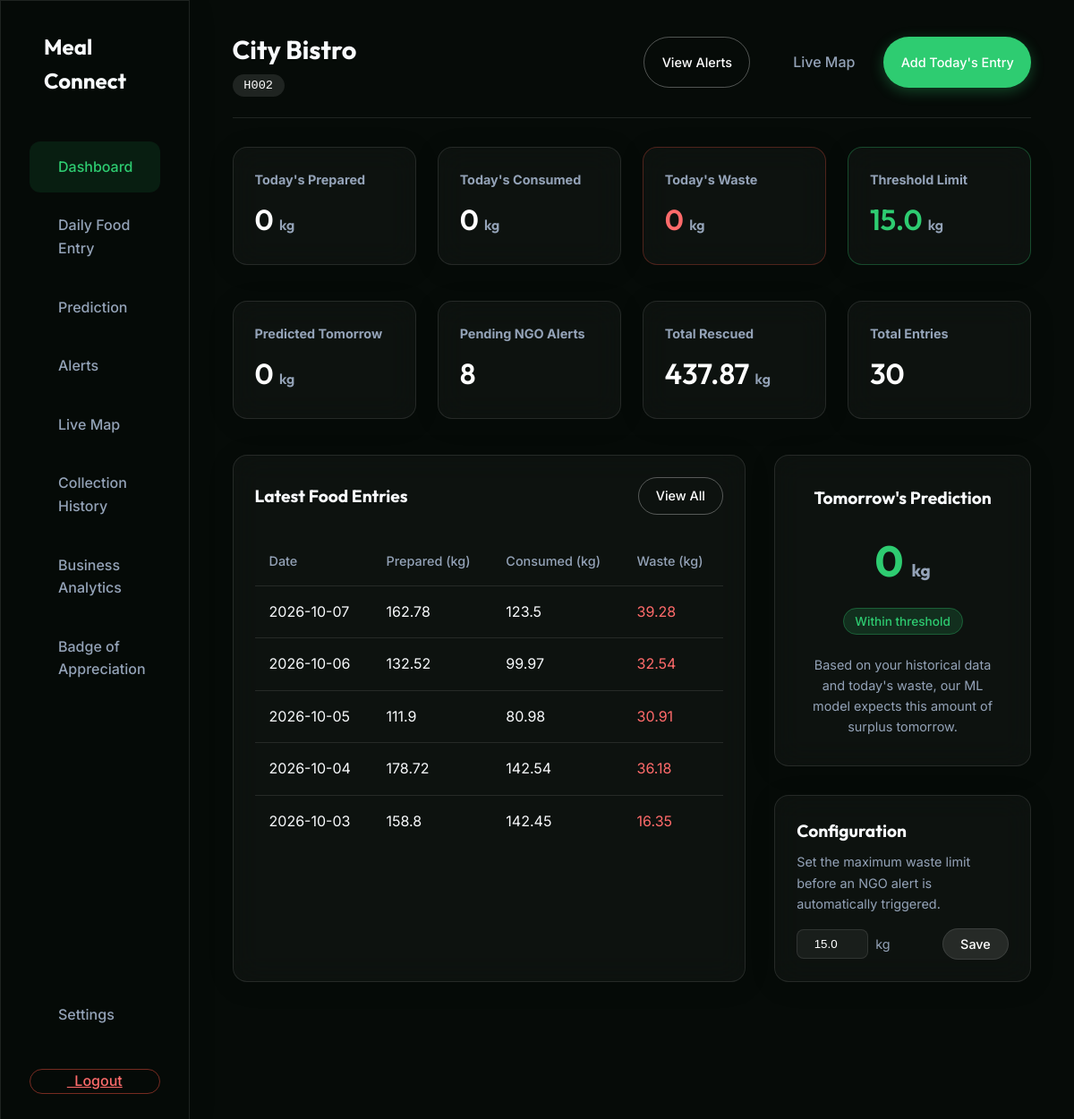
Page /dashboard (signed in) on the committed database.
### tables this page shows
CREATE TABLE hotels (
                id TEXT PRIMARY KEY,
                hotel_name TEXT NOT NULL,
                owner_name TEXT NOT NULL,
                email TEXT UNIQUE NOT NULL,
                phone TEXT NOT NULL,
                hotel_type TEXT NOT NULL,
                address TEXT NOT NULL,
                password_hash TEXT NOT NULL,
                threshold_kg REAL DEFAULT 20.0
            , status TEXT DEFAULT 'Approved', lat REAL, lon REAL, guest_count INTEGER DEFAULT 100, email_notifications BOOLEAN DEFAULT 1);

CREATE TABLE food_entries (
                id INTEGER PRIMARY KEY AUTOINCREMENT,
                hotel_id TEXT NOT NULL,
                entry_date DATE NOT NULL,
                prepared_kg REAL NOT NULL,
                consumed_kg REAL NOT NULL,
                waste_kg REAL NOT NULL,
                notes TEXT,
                FOREIGN KEY(hotel_id) REFERENCES hotels(id)
            );

### app.py (the view)
@app.route('/dashboard')
@login_required
def dashboard():
    hotel_id = session.get('hotel_id')
    with get_db() as conn:
        cur = conn.cursor()
        cur.execute("SELECT threshold_kg FROM hotels WHERE id = ?", (hotel_id,))
        threshold = cur.fetchone()['threshold_kg']
        cur.execute("SELECT * FROM food_entries WHERE hotel_id = ? ORDER BY entry_date DESC LIMIT 5", (hotel_id,))
        recent_entries = cur.fetchall()
        import datetime
        today = datetime.date.today().isoformat()
        cur.execute("SELECT SUM(prepared_kg) as t_prep, SUM(consumed_kg) as t_cons, SUM(waste_kg) as t_waste FROM food_entries WHERE hotel_id = ? AND entry_date = ?", (hotel_id, today))
        today_stats = cur.fetchone()
        prepared = today_stats['t_prep'] or 0
        consumed = today_stats['t_cons'] or 0
        waste = today_stats['t_waste'] or 0
        cur.execute("SELECT COUNT(*) as cnt FROM food_entries WHERE hotel_id = ?", (hotel_id,))
        total_entries = cur.fetchone()['cnt']
        cur.execute("SELECT COUNT(*) as cnt FROM alerts WHERE hotel_id = ? AND status = 'Pending'", (hotel_id,))
        pending_alerts = cur.fetchone()['cnt']
        cur.execute("SELECT SUM(collected_kg) as total_coll FROM collections WHERE hotel_id = ?", (hotel_id,))
        collection_stats = cur.fetchone()
        collected = collection_stats['total_coll'] or 0
        predicted_waste = round(waste * 1.05, 1) if waste > 0 else 0
        prediction_status = "High waste expected" if predicted_waste > threshold else "Within threshold"
    return render_template('dashboard.html',
                           hotel_id=hotel_id,
                           hotel_name=session.get('hotel_name'),
                           threshold=threshold,
                           recent_entries=recent_entries,
                           prepared=prepared,
                           consumed=consumed,
                           waste=waste,
                           total_entries=total_entries,
                           pending_alerts=pending_alerts,
                           collected=collected,
                           predicted_waste=predicted_waste,
                           prediction_status=prediction_status)

### app.py (called while the page is built)
def get_db():
    conn = sqlite3.connect(DATABASE)
    conn.row_factory = sqlite3.Row
    return conn

def login_required(f):
    @wraps(f)
    def decorated_function(*args, **kwargs):
        if 'hotel_id' not in session:
            flash("Please log in to access this page.", "error")
            return redirect(url_for('login'))
        return f(*args, **kwargs)
    return decorated_function

@app.context_processor
def inject_global_vars():
    unread = 0
    if 'hotel_id' in session:
        try:
            with get_db() as conn:
                cur = conn.cursor()
                cur.execute("SELECT COUNT(*) FROM notifications WHERE user_id = ? AND is_read = 0", (session['hotel_id'],))
                row = cur.fetchone()
                if row:
                    unread = row[0]
        except:
            pass
    return dict(unread_notifications=unread)

@app.after_request
def add_header(response):
    response.cache_control.no_store = True
    response.headers['Cache-Control'] = 'no-store, no-cache, must-revalidate, post-check=0, pre-check=0, max-age=0'
    response.headers['Pragma'] = 'no-cache'
    response.headers['Expires'] = '-1'
    return response

### templates/dashboard.html (shortened to what this page needs)
<!DOCTYPE html>
<html lang="en">
<head>
  <link href="https://cdn.jsdelivr.net/npm/remixicon@3.5.0/fonts/remixicon.css" rel="stylesheet">
  <link rel="stylesheet" href="{{ url_for('static', filename='css/home.css') }}">
</head>
<body>
  <div class="sidebar glass">
    <a href="{{ url_for('index') }}" class="sidebar-logo nav-logo" style="text-decoration:none; color:inherit; display:flex; align-items:center; cursor:pointer;">
       Meal Connect
    </a>
    <ul class="nav-menu">
      <a href="#" class="nav-item active"> Dashboard</a>
      <a href="{{ url_for('food_entry') }}" class="nav-item"> Daily Food Entry</a>
      <a href="{{ url_for('prediction') }}" class="nav-item"> Prediction</a>
      <a href="{{ url_for('alerts') }}" class="nav-item"> Alerts</a>
      <a href="{{ url_for('live_map') }}" class="nav-item"> Live Map</a>
      <a href="{{ url_for('history') }}" class="nav-item"> Collection History</a>
            <a href="{{ url_for('analytics') }}" class="nav-item"> Business Analytics</a>
      <a href="{{ url_for('badge') }}" class="nav-item {% if request.endpoint == 'badge' %}active{% endif %}"> Badge of Appreciation</a>
    </ul>
      <a href="{{ url_for('profile') }}" class="nav-item {% if request.endpoint == 'profile' %}active{% endif %}">
         Settings
      </a>
      <a href="{{ url_for('logout') }}" class="btn btn-outline" style="width: 100%; border-color: rgba(231,76,60,0.5); color: #ff6b6b; margin-top: 2rem;">
       &nbsp; Logout
    </a>
  </div>
  <div class="main-content">
    <div class="top-bar">
      <div class="hotel-info">
        <h1>{{ hotel_name }}</h1>
        <span class="hotel-id-badge"> {{ hotel_id }}</span>
      </div>
      <div style="display: flex; gap: 1rem;">
        <button id="theme-toggle" class="btn btn-outline btn-sm" style="border:none; font-size:1.2rem; padding:0.5rem;" title="Toggle Theme">
        </button>
        <div style="position:relative;">
          <a href="{{ url_for('notifications') }}" class="btn btn-outline btn-sm" style="border:none; font-size:1.2rem; padding:0.5rem;" title="Notifications">
          </a>
        </div>
        <a href="{{ url_for('alerts') }}" class="btn btn-outline btn-sm" style="text-decoration:none;"> View Alerts</a>
      <a href="{{ url_for('live_map') }}" class="nav-item"> Live Map</a>
        <a href="{{ url_for('food_entry') }}" class="btn btn-primary btn-sm" style="text-decoration:none;"> Add Today's Entry</a>
      </div>
    </div>
    <div class="stats-grid">
      <div class="stat-card glass">
        <h3>Today's Prepared</h3>
        <p>{{ prepared }} <span style="font-size:1rem; color:var(--text-muted)">kg</span></p>
      </div>
      <div class="stat-card glass">
        <h3>Today's Consumed</h3>
        <p>{{ consumed }} <span style="font-size:1rem; color:var(--text-muted)">kg</span></p>
      </div>
      <div class="stat-card glass" style="border-color: rgba(231,76,60,0.3);">
        <h3>Today's Waste</h3>
        <p style="color: #ff6b6b;">{{ waste }} <span style="font-size:1rem; color:var(--text-muted)">kg</span></p>
      </div>
      <div class="stat-card glass" style="border-color: rgba(46,204,113,0.3);">
        <h3>Threshold Limit</h3>
        <p style="color: var(--primary);">{{ threshold }} <span style="font-size:1rem; color:var(--text-muted)">kg</span></p>
      </div>
    </div>
    <div class="stats-grid">
      <div class="stat-card glass">
        <h3>Predicted Tomorrow</h3>
        <p>{{ predicted_waste }} <span style="font-size:1rem; color:var(--text-muted)">kg</span></p>
      </div>
      <div class="stat-card glass">
        <h3>Pending NGO Alerts</h3>
        <p>{{ pending_alerts }}</p>
      </div>
      <div class="stat-card glass">
        <h3>Total Rescued</h3>
        <p>{{ collected }} <span style="font-size:1rem; color:var(--text-muted)">kg</span></p>
      </div>
      <div class="stat-card glass">
        <h3>Total Entries</h3>
        <p>{{ total_entries }}</p>
      </div>
    </div>
    <div class="content-grid">
      <div class="panel glass">
        <div class="panel-header">
          <h2 class="panel-title">Latest Food Entries</h2>
          <a href="{{ url_for('history') }}" class="btn btn-outline btn-sm" style="text-decoration:none;">View All</a>
        </div>
        {% if recent_entries %}
          <table>
            <thead>
              <tr>
                <th>Date</th>
                <th>Prepared (kg)</th>
                <th>Consumed (kg)</th>
                <th>Waste (kg)</th>
              </tr>
            </thead>
            <tbody>
              {% for entry in recent_entries %}
              <tr>
                <td>{{ entry.entry_date }}</td>
                <td>{{ entry.prepared_kg }}</td>
                <td>{{ entry.consumed_kg }}</td>
                <td style="color: #ff6b6b;">{{ entry.waste_kg }}</td>
              </tr>
              {% endfor %}
            </tbody>
          </table>
        {% endif %}
      </div>
      <div>
        <div class="panel glass prediction-card">
          <h2 class="panel-title">Tomorrow's Prediction</h2>
          <div class="pred-value">{{ predicted_waste }} <span style="font-size: 1.2rem; color: var(--text-muted);">kg</span></div>
          {% if prediction_status == 'Within threshold' %}
            <span class="badge-status badge-success"> {{ prediction_status }}</span>
          {% else %}
            <span class="badge-status badge-danger"><i class="ri-alert-line"></i> {{ prediction_status }}</span>
          {% endif %}
          <p style="margin-top: 1.5rem; color: var(--text-muted); font-size: 0.9rem;">
            Based on your historical data and today's waste, our ML model expects this amount of surplus tomorrow.
          </p>
        </div>
        <div class="panel glass">
          <h2 class="panel-title">Configuration</h2>
          <p style="color: var(--text-muted); font-size: 0.9rem; margin-top: 0.5rem;">
            Set the maximum waste limit before an NGO alert is automatically triggered.
          </p>
          <form action="{{ url_for('update_threshold') }}" method="POST" class="threshold-form">
            <input type="number" step="0.1" name="threshold_kg" class="threshold-input" value="{{ threshold }}" required>
            <span style="color: var(--text-muted); font-size: 0.9rem;">kg</span>
            <button type="submit" class="btn btn-secondary btn-sm" style="margin-left: auto;">Save</button>
          </form>
        </div>
      </div>
    </div>
  </div>
</body>
</html>

### static/css/home.css (style rules this page uses)
:root { --font-display: 'Outfit', sans-serif; --font-body: 'Inter', sans-serif; --bg-color: #060b08; --surface-color: rgba(255, 255, 255, 0.03); --surface-border: rgba(255, 255, 255, 0.1); --text-main: #f8fafc; --text-muted: #94a3b8; --primary: #2ecc71; --primary-hover: #27ae60; --primary-glow: rgba(46, 204, 113, 0.3); --secondary: rgba(255, 255, 255, 0.1); --secondary-hover: rgba(255, 255, 255, 0.2); --transition: all 0.3s cubic-bezier(0.25, 0.8, 0.25, 1); }
* { margin: 0; padding: 0; box-sizing: border-box; }
html { scroll-behavior: smooth; }
body { font-family: var(--font-body); background-color: var(--bg-color); color: var(--text-main); line-height: 1.6; overflow-x: hidden; position: relative; }
.glass { background: var(--surface-color); backdrop-filter: blur(16px); -webkit-backdrop-filter: blur(16px); border: 1px solid var(--surface-border); box-shadow: 0 4px 30px rgba(0, 0, 0, 0.1); }
h1, h2, h3, h4 { font-family: var(--font-display); }
.btn { font-family: var(--font-body); font-weight: 500; border-radius: 50px; cursor: pointer; transition: var(--transition); display: inline-flex; align-items: center; justify-content: center; border: none; outline: none; }
.btn-sm { padding: 0.5rem 1.2rem; font-size: 0.9rem; }
.btn-primary { background-color: var(--primary); color: #fff; box-shadow: 0 4px 15px var(--primary-glow); }
.btn-secondary { background-color: var(--secondary); color: #fff; border: 1px solid var(--surface-border); }
.btn-outline { background-color: transparent; color: #fff; border: 1px solid rgba(255,255,255,0.3); }
.nav-logo { font-family: var(--font-display); font-size: 1.5rem; font-weight: 700; color: #fff; text-decoration: none; display: flex; align-items: center; gap: 0.5rem; }

### rows in the picture
hotels: hotel_name "City Bistro", threshold_kg "15.0"
food_entries: entry_date "2026-10-07", prepared_kg "162.78", consumed_kg "123.5", waste_kg "39.28"
food_entries: entry_date "2026-10-06", prepared_kg "132.52", consumed_kg "99.97", waste_kg "32.54"
food_entries: entry_date "2026-10-05", prepared_kg "111.9", consumed_kg "80.98", waste_kg "30.91"
food_entries: entry_date "2026-10-04", prepared_kg "178.72", consumed_kg "142.54", waste_kg "36.18"
food_entries: entry_date "2026-10-03", prepared_kg "158.8", consumed_kg "142.45", waste_kg "16.35"

### other values in the picture
{{ hotel_id }} "H002"
{{ prepared }} "0"
{{ consumed }} "0"
{{ waste }} "0"
{{ predicted_waste }} "0"
{{ pending_alerts }} "8"
{{ collected }} "437.87"
{{ total_entries }} "30"
{{ prediction_status }} "Within threshold"
